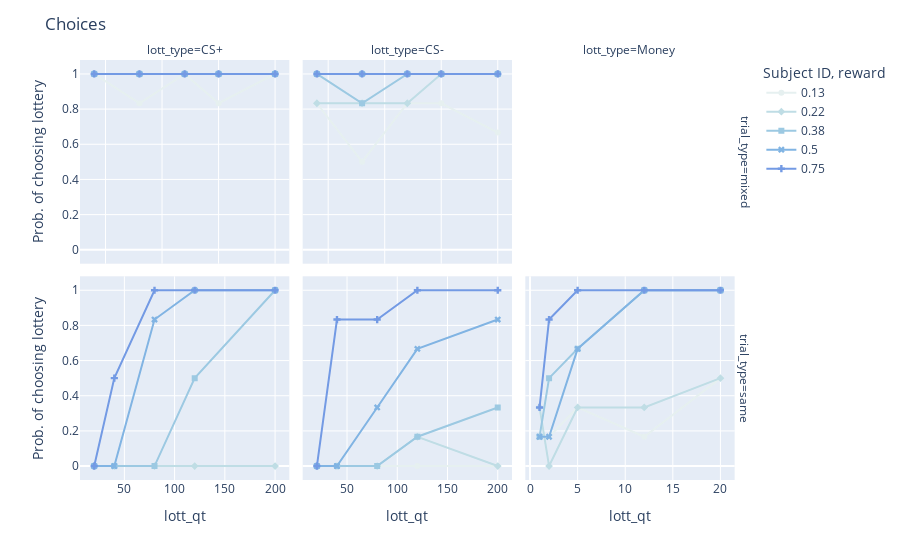

Notebook code cell kept with this figure:
### Code cell
subjectTrials_df = sim._get_subject_choices(subjectTrials_df)
beahviour_cols = sim.optimize_cols[:-4]

def get_probLottery(group):
  prob_lotteryChoice = len(group[group['choice'] == 1]) / uniqueLott_Nreps
  return prob_lotteryChoice

subject_choiceCount_df = pd.DataFrame(subjectTrials_df[beahviour_cols].groupby(
                    list(subjectTrials_df[beahviour_cols].columns[:-1])
                    ).apply(
                lambda df: get_probLottery(df)), 
                columns = [_v_.probLotteryChoice_colName]).reset_index()

subject_choiceCount_df['trialType_rewType'] = subject_choiceCount_df['trial_type'] +' '+ subject_choiceCount_df['lott_type']

title = 'Choices'

hover_cols = ['lott_type']
hover_data = {key:False for key in subject_choiceCount_df.columns}

fig = px.line(subject_choiceCount_df, facet_col = 'lott_type', facet_row = 'trial_type',
            x=beahviour_cols[-3], y=_v_.probLotteryChoice_colName, 
            color='lott_prob',  markers=True,
            symbol = 'lott_prob', 
            color_discrete_sequence = px.colors.sequential.dense,
            hover_data = hover_data, 
            category_orders= {
                        'lottery p': sorted(list(subject_choiceCount_df[beahviour_cols[-2]].unique())),
                        }
                )
fig.update_layout(
    title = title,
    legend_title="Subject ID, reward",
)                                
fig.update_xaxes(matches=None)

fig.show()

### Figure 1 — Plotly figure (JSON) as saved in the notebook; plotly's stock layout.template omitted (floating-point values rounded to 4 significant figures)
{"data": [{"customdata": [["mixed", "Money", 0.2, 1, "CS+", 0.13, "mixed CS+"], ["mixed", "Money", 0.2, 1, "CS+", 0.13, "mixed CS+"], ["mixed", "Money", 0.2, 1, "CS+", 0.13, "mixed CS+"], ["mixed", "Money", 0.2, 1, "CS+", 0.13, "mixed CS+"], ["mixed", "Money", 0.2, 1, "CS+", 0.13, "mixed CS+"]], "hovertemplate": "<extra></extra>", "legendgroup": "0.13", "line": {"color": "rgb(230, 240, 240)", "dash": "solid"}, "marker": {"symbol": "circle"}, "mode": "markers+lines", "name": "0.13", "orientation": "v", "showlegend": true, "type": "scatter", "x": [40, 80, 120, 150, 200], "xaxis": "x4", "y": [1, 0.8333, 1, 0.8333, 1], "yaxis": "y4"}, {"customdata": [["mixed", "Money", 0.2, 1, "CS-", 0.13, "mixed CS-"], ["mixed", "Money", 0.2, 1, "CS-", 0.13, "mixed CS-"], ["mixed", "Money", 0.2, 1, "CS-", 0.13, "mixed CS-"], ["mixed", "Money", 0.2, 1, "CS-", 0.13, "mixed CS-"], ["mixed", "Money", 0.2, 1, "CS-", 0.13, "mixed CS-"]], "hovertemplate": "<extra></extra>", "legendgroup": "0.13", "line": {"color": "rgb(230, 240, 240)", "dash": "solid"}, "marker": {"symbol": "circle"}, "mode": "markers+lines", "name": "0.13", "orientation": "v", "showlegend": false, "type": "scatter", "x": [40, 80, 120, 150, 200], "xaxis": "x5", "y": [0.8333, 0.5, 0.8333, 0.8333, 0.6667], "yaxis": "y5"}, {"customdata": [["same", "CS+", 20, 1, "CS+", 0.13, "same CS+"], ["same", "CS+", 20, 1, "CS+", 0.13, "same CS+"], ["same", "CS+", 20, 1, "CS+", 0.13, "same CS+"], ["same", "CS+", 20, 1, "CS+", 0.13, "same CS+"], ["same", "CS+", 20, 1, "CS+", 0.13, "same CS+"]], "hovertemplate": "<extra></extra>", "legendgroup": "0.13", "line": {"color": "rgb(230, 240, 240)", "dash": "solid"}, "marker": {"symbol": "circle"}, "mode": "markers+lines", "name": "0.13", "orientation": "v", "showlegend": false, "type": "scatter", "x": [20, 40, 80, 120, 200], "xaxis": "x", "y": [0, 0, 0, 0, 0], "yaxis": "y"}, {"customdata": [["same", "CS-", 20, 1, "CS-", 0.13, "same CS-"], ["same", "CS-", 20, 1, "CS-", 0.13, "same CS-"], ["same", "CS-", 20, 1, "CS-", 0.13, "same CS-"], ["same", "CS-", 20, 1, "CS-", 0.13, "same CS-"], ["same", "CS-", 20, 1, "CS-", 0.13, "same CS-"]], "hovertemplate": "<extra></extra>", "legendgroup": "0.13", "line": {"color": "rgb(230, 240, 240)", "dash": "solid"}, "marker": {"symbol": "circle"}, "mode": "markers+lines", "name": "0.13", "orientation": "v", "showlegend": false, "type": "scatter", "x": [20, 40, 80, 120, 200], "xaxis": "x2", "y": [0, 0, 0, 0, 0], "yaxis": "y2"}, {"customdata": [["same", "Money", 1, 1, "Money", 0.13, "same Money"], ["same", "Money", 1, 1, "Money", 0.13, "same Money"], ["same", "Money", 1, 1, "Money", 0.13, "same Money"], ["same", "Money", 1, 1, "Money", 0.13, "same Money"], ["same", "Money", 1, 1, "Money", 0.13, "same Money"]], "hovertemplate": "<extra></extra>", "legendgroup": "0.13", "line": {"color": "rgb(230, 240, 240)", "dash": "solid"}, "marker": {"symbol": "circle"}, "mode": "markers+lines", "name": "0.13", "orientation": "v", "showlegend": false, "type": "scatter", "x": [1, 2, 5, 12, 20], "xaxis": "x3", "y": [0.1667, 0.1667, 0.3333, 0.1667, 0.5], "yaxis": "y3"}, {"customdata": [["mixed", "Money", 0.2, 1, "CS+", 0.22, "mixed CS+"], ["mixed", "Money", 0.2, 1, "CS+", 0.22, "mixed CS+"], ["mixed", "Money", 0.2, 1, "CS+", 0.22, "mixed CS+"], ["mixed", "Money", 0.2, 1, "CS+", 0.22, "mixed CS+"], ["mixed", "Money", 0.2, 1, "CS+", 0.22, "mixed CS+"]], "hovertemplate": "<extra></extra>", "legendgroup": "0.22", "line": {"color": "rgb(191, 221, 229)", "dash": "solid"}, "marker": {"symbol": "diamond"}, "mode": "markers+lines", "name": "0.22", "orientation": "v", "showlegend": true, "type": "scatter", "x": [40, 80, 120, 150, 200], "xaxis": "x4", "y": [1, 1, 1, 1, 1], "yaxis": "y4"}, {"customdata": [["mixed", "Money", 0.2, 1, "CS-", 0.22, "mixed CS-"], ["mixed", "Money", 0.2, 1, "CS-", 0.22, "mixed CS-"], ["mixed", "Money", 0.2, 1, "CS-", 0.22, "mixed CS-"], ["mixed", "Money", 0.2, 1, "CS-", 0.22, "mixed CS-"], ["mixed", "Money", 0.2, 1, "CS-", 0.22, "mixed CS-"]], "hovertemplate": "<extra></extra>", "legendgroup": "0.22", "line": {"color": "rgb(191, 221, 229)", "dash": "solid"}, "marker": {"symbol": "diamond"}, "mode": "markers+lines", "name": "0.22", "orientation": "v", "showlegend": false, "type": "scatter", "x": [40, 80, 120, 150, 200], "xaxis": "x5", "y": [0.8333, 0.8333, 0.8333, 1, 1], "yaxis": "y5"}, {"customdata": [["same", "CS+", 20, 1, "CS+", 0.22, "same CS+"], ["same", "CS+", 20, 1, "CS+", 0.22, "same CS+"], ["same", "CS+", 20, 1, "CS+", 0.22, "same CS+"], ["same", "CS+", 20, 1, "CS+", 0.22, "same CS+"], ["same", "CS+", 20, 1, "CS+", 0.22, "same CS+"]], "hovertemplate": "<extra></extra>", "legendgroup": "0.22", "line": {"color": "rgb(191, 221, 229)", "dash": "solid"}, "marker": {"symbol": "diamond"}, "mode": "markers+lines", "name": "0.22", "orientation": "v", "showlegend": false, "type": "scatter", "x": [20, 40, 80, 120, 200], "xaxis": "x", "y": [0, 0, 0, 0, 0], "yaxis": "y"}, {"customdata": [["same", "CS-", 20, 1, "CS-", 0.22, "same CS-"], ["same", "CS-", 20, 1, "CS-", 0.22, "same CS-"], ["same", "CS-", 20, 1, "CS-", 0.22, "same CS-"], ["same", "CS-", 20, 1, "CS-", 0.22, "same CS-"], ["same", "CS-", 20, 1, "CS-", 0.22, "same CS-"]], "hovertemplate": "<extra></extra>", "legendgroup": "0.22", "line": {"color": "rgb(191, 221, 229)", "dash": "solid"}, "marker": {"symbol": "diamond"}, "mode": "markers+lines", "name": "0.22", "orientation": "v", "showlegend": false, "type": "scatter", "x": [20, 40, 80, 120, 200], "xaxis": "x2", "y": [0, 0, 0, 0.1667, 0], "yaxis": "y2"}, {"customdata": [["same", "Money", 1, 1, "Money", 0.22, "same Money"], ["same", "Money", 1, 1, "Money", 0.22, "same Money"], ["same", "Money", 1, 1, "Money", 0.22, "same Money"], ["same", "Money", 1, 1, "Money", 0.22, "same Money"], ["same", "Money", 1, 1, "Money", 0.22, "same Money"]], "hovertemplate": "<extra></extra>", "legendgroup": "0.22", "line": {"color": "rgb(191, 221, 229)", "dash": "solid"}, "marker": {"symbol": "diamond"}, "mode": "markers+lines", "name": "0.22", "orientation": "v", "showlegend": false, "type": "scatter", "x": [1, 2, 5, 12, 20], "xaxis": "x3", "y": [0.3333, 0, 0.3333, 0.3333, 0.5], "yaxis": "y3"}, {"customdata": [["mixed", "Money", 0.2, 1, "CS+", 0.38, "mixed CS+"], ["mixed", "Money", 0.2, 1, "CS+", 0.38, "mixed CS+"], ["mixed", "Money", 0.2, 1, "CS+", 0.38, "mixed CS+"], ["mixed", "Money", 0.2, 1, "CS+", 0.38, "mixed CS+"], ["mixed", "Money", 0.2, 1, "CS+", 0.38, "mixed CS+"]], "hovertemplate": "<extra></extra>", "legendgroup": "0.38", "line": {"color": "rgb(156, 201, 226)", "dash": "solid"}, "marker": {"symbol": "square"}, "mode": "markers+lines", "name": "0.38", "orientation": "v", "showlegend": true, "type": "scatter", "x": [40, 80, 120, 150, 200], "xaxis": "x4", "y": [1, 1, 1, 1, 1], "yaxis": "y4"}, {"customdata": [["mixed", "Money", 0.2, 1, "CS-", 0.38, "mixed CS-"], ["mixed", "Money", 0.2, 1, "CS-", 0.38, "mixed CS-"], ["mixed", "Money", 0.2, 1, "CS-", 0.38, "mixed CS-"], ["mixed", "Money", 0.2, 1, "CS-", 0.38, "mixed CS-"], ["mixed", "Money", 0.2, 1, "CS-", 0.38, "mixed CS-"]], "hovertemplate": "<extra></extra>", "legendgroup": "0.38", "line": {"color": "rgb(156, 201, 226)", "dash": "solid"}, "marker": {"symbol": "square"}, "mode": "markers+lines", "name": "0.38", "orientation": "v", "showlegend": false, "type": "scatter", "x": [40, 80, 120, 150, 200], "xaxis": "x5", "y": [1, 0.8333, 1, 1, 1], "yaxis": "y5"}, {"customdata": [["same", "CS+", 20, 1, "CS+", 0.38, "same CS+"], ["same", "CS+", 20, 1, "CS+", 0.38, "same CS+"], ["same", "CS+", 20, 1, "CS+", 0.38, "same CS+"], ["same", "CS+", 20, 1, "CS+", 0.38, "same CS+"], ["same", "CS+", 20, 1, "CS+", 0.38, "same CS+"]], "hovertemplate": "<extra></extra>", "legendgroup": "0.38", "line": {"color": "rgb(156, 201, 226)", "dash": "solid"}, "marker": {"symbol": "square"}, "mode": "markers+lines", "name": "0.38", "orientation": "v", "showlegend": false, "type": "scatter", "x": [20, 40, 80, 120, 200], "xaxis": "x", "y": [0, 0, 0, 0.5, 1], "yaxis": "y"}, {"customdata": [["same", "CS-", 20, 1, "CS-", 0.38, "same CS-"], ["same", "CS-", 20, 1, "CS-", 0.38, "same CS-"], ["same", "CS-", 20, 1, "CS-", 0.38, "same CS-"], ["same", "CS-", 20, 1, "CS-", 0.38, "same CS-"], ["same", "CS-", 20, 1, "CS-", 0.38, "same CS-"]], "hovertemplate": "<extra></extra>", "legendgroup": "0.38", "line": {"color": "rgb(156, 201, 226)", "dash": "solid"}, "marker": {"symbol": "square"}, "mode": "markers+lines", "name": "0.38", "orientation": "v", "showlegend": false, "type": "scatter", "x": [20, 40, 80, 120, 200], "xaxis": "x2", "y": [0, 0, 0, 0.1667, 0.3333], "yaxis": "y2"}, {"customdata": [["same", "Money", 1, 1, "Money", 0.38, "same Money"], ["same", "Money", 1, 1, "Money", 0.38, "same Money"], ["same", "Money", 1, 1, "Money", 0.38, "same Money"], ["same", "Money", 1, 1, "Money", 0.38, "same Money"], ["same", "Money", 1, 1, "Money", 0.38, "same Money"]], "hovertemplate": "<extra></extra>", "legendgroup": "0.38", "line": {"color": "rgb(156, 201, 226)", "dash": "solid"}, "marker": {"symbol": "square"}, "mode": "markers+lines", "name": "0.38", "orientation": "v", "showlegend": false, "type": "scatter", "x": [1, 2, 5, 12, 20], "xaxis": "x3", "y": [0.1667, 0.5, 0.6667, 1, 1], "yaxis": "y3"}, {"customdata": [["mixed", "Money", 0.2, 1, "CS+", 0.5, "mixed CS+"], ["mixed", "Money", 0.2, 1, "CS+", 0.5, "mixed CS+"], ["mixed", "Money", 0.2, 1, "CS+", 0.5, "mixed CS+"], ["mixed", "Money", 0.2, 1, "CS+", 0.5, "mixed CS+"], ["mixed", "Money", 0.2, 1, "CS+", 0.5, "mixed CS+"]], "hovertemplate": "<extra></extra>", "legendgroup": "0.5", "line": {"color": "rgb(129, 180, 227)", "dash": "solid"}, "marker": {"symbol": "x"}, "mode": "markers+lines", "name": "0.5", "orientation": "v", "showlegend": true, "type": "scatter", "x": [40, 80, 120, 150, 200], "xaxis": "x4", "y": [1, 1, 1, 1, 1], "yaxis": "y4"}, {"customdata": [["mixed", "Money", 0.2, 1, "CS-", 0.5, "mixed CS-"], ["mixed", "Money", 0.2, 1, "CS-", 0.5, "mixed CS-"], ["mixed", "Money", 0.2, 1, "CS-", 0.5, "mixed CS-"], ["mixed", "Money", 0.2, 1, "CS-", 0.5, "mixed CS-"], ["mixed", "Money", 0.2, 1, "CS-", 0.5, "mixed CS-"]], "hovertemplate": "<extra></extra>", "legendgroup": "0.5", "line": {"color": "rgb(129, 180, 227)", "dash": "solid"}, "marker": {"symbol": "x"}, "mode": "markers+lines", "name": "0.5", "orientation": "v", "showlegend": false, "type": "scatter", "x": [40, 80, 120, 150, 200], "xaxis": "x5", "y": [1, 1, 1, 1, 1], "yaxis": "y5"}, {"customdata": [["same", "CS+", 20, 1, "CS+", 0.5, "same CS+"], ["same", "CS+", 20, 1, "CS+", 0.5, "same CS+"], ["same", "CS+", 20, 1, "CS+", 0.5, "same CS+"], ["same", "CS+", 20, 1, "CS+", 0.5, "same CS+"], ["same", "CS+", 20, 1, "CS+", 0.5, "same CS+"]], "hovertemplate": "<extra></extra>", "legendgroup": "0.5", "line": {"color": "rgb(129, 180, 227)", "dash": "solid"}, "marker": {"symbol": "x"}, "mode": "markers+lines", "name": "0.5", "orientation": "v", "showlegend": false, "type": "scatter", "x": [20, 40, 80, 120, 200], "xaxis": "x", "y": [0, 0, 0.8333, 1, 1], "yaxis": "y"}, {"customdata": [["same", "CS-", 20, 1, "CS-", 0.5, "same CS-"], ["same", "CS-", 20, 1, "CS-", 0.5, "same CS-"], ["same", "CS-", 20, 1, "CS-", 0.5, "same CS-"], ["same", "CS-", 20, 1, "CS-", 0.5, "same CS-"], ["same", "CS-", 20, 1, "CS-", 0.5, "same CS-"]], "hovertemplate": "<extra></extra>", "legendgroup": "0.5", "line": {"color": "rgb(129, 180, 227)", "dash": "solid"}, "marker": {"symbol": "x"}, "mode": "markers+lines", "name": "0.5", "orientation": "v", "showlegend": false, "type": "scatter", "x": [20, 40, 80, 120, 200], "xaxis": "x2", "y": [0, 0, 0.3333, 0.6667, 0.8333], "yaxis": "y2"}, {"customdata": [["same", "Money", 1, 1, "Money", 0.5, "same Money"], ["same", "Money", 1, 1, "Money", 0.5, "same Money"], ["same", "Money", 1, 1, "Money", 0.5, "same Money"], ["same", "Money", 1, 1, "Money", 0.5, "same Money"], ["same", "Money", 1, 1, "Money", 0.5, "same Money"]], "hovertemplate": "<extra></extra>", "legendgroup": "0.5", "line": {"color": "rgb(129, 180, 227)", "dash": "solid"}, "marker": {"symbol": "x"}, "mode": "markers+lines", "name": "0.5", "orientation": "v", "showlegend": false, "type": "scatter", "x": [1, 2, 5, 12, 20], "xaxis": "x3", "y": [0.1667, 0.1667, 0.6667, 1, 1], "yaxis": "y3"}, {"customdata": [["mixed", "Money", 0.2, 1, "CS+", 0.75, "mixed CS+"], ["mixed", "Money", 0.2, 1, "CS+", 0.75, "mixed CS+"], ["mixed", "Money", 0.2, 1, "CS+", 0.75, "mixed CS+"], ["mixed", "Money", 0.2, 1, "CS+", 0.75, "mixed CS+"], ["mixed", "Money", 0.2, 1, "CS+", 0.75, "mixed CS+"]], "hovertemplate": "<extra></extra>", "legendgroup": "0.75", "line": {"color": "rgb(115, 154, 228)", "dash": "solid"}, "marker": {"symbol": "cross"}, "mode": "markers+lines", "name": "0.75", "orientation": "v", "showlegend": true, "type": "scatter", "x": [40, 80, 120, 150, 200], "xaxis": "x4", "y": [1, 1, 1, 1, 1], "yaxis": "y4"}, {"customdata": [["mixed", "Money", 0.2, 1, "CS-", 0.75, "mixed CS-"], ["mixed", "Money", 0.2, 1, "CS-", 0.75, "mixed CS-"], ["mixed", "Money", 0.2, 1, "CS-", 0.75, "mixed CS-"], ["mixed", "Money", 0.2, 1, "CS-", 0.75, "mixed CS-"], ["mixed", "Money", 0.2, 1, "CS-", 0.75, "mixed CS-"]], "hovertemplate": "<extra></extra>", "legendgroup": "0.75", "line": {"color": "rgb(115, 154, 228)", "dash": "solid"}, "marker": {"symbol": "cross"}, "mode": "markers+lines", "name": "0.75", "orientation": "v", "showlegend": false, "type": "scatter", "x": [40, 80, 120, 150, 200], "xaxis": "x5", "y": [1, 1, 1, 1, 1], "yaxis": "y5"}, {"customdata": [["same", "CS+", 20, 1, "CS+", 0.75, "same CS+"], ["same", "CS+", 20, 1, "CS+", 0.75, "same CS+"], ["same", "CS+", 20, 1, "CS+", 0.75, "same CS+"], ["same", "CS+", 20, 1, "CS+", 0.75, "same CS+"], ["same", "CS+", 20, 1, "CS+", 0.75, "same CS+"]], "hovertemplate": "<extra></extra>", "legendgroup": "0.75", "line": {"color": "rgb(115, 154, 228)", "dash": "solid"}, "marker": {"symbol": "cross"}, "mode": "markers+lines", "name": "0.75", "orientation": "v", "showlegend": false, "type": "scatter", "x": [20, 40, 80, 120, 200], "xaxis": "x", "y": [0, 0.5, 1, 1, 1], "yaxis": "y"}, {"customdata": [["same", "CS-", 20, 1, "CS-", 0.75, "same CS-"], ["same", "CS-", 20, 1, "CS-", 0.75, "same CS-"], ["same", "CS-", 20, 1, "CS-", 0.75, "same CS-"], ["same", "CS-", 20, 1, "CS-", 0.75, "same CS-"], ["same", "CS-", 20, 1, "CS-", 0.75, "same CS-"]], "hovertemplate": "<extra></extra>", "legendgroup": "0.75", "line": {"color": "rgb(115, 154, 228)", "dash": "solid"}, "marker": {"symbol": "cross"}, "mode": "markers+lines", "name": "0.75", "orientation": "v", "showlegend": false, "type": "scatter", "x": [20, 40, 80, 120, 200], "xaxis": "x2", "y": [0, 0.8333, 0.8333, 1, 1], "yaxis": "y2"}, {"customdata": [["same", "Money", 1, 1, "Money", 0.75, "same Money"], ["same", "Money", 1, 1, "Money", 0.75, "same Money"], ["same", "Money", 1, 1, "Money", 0.75, "same Money"], ["same", "Money", 1, 1, "Money", 0.75, "same Money"], ["same", "Money", 1, 1, "Money", 0.75, "same Money"]], "hovertemplate": "<extra></extra>", "legendgroup": "0.75", "line": {"color": "rgb(115, 154, 228)", "dash": "solid"}, "marker": {"symbol": "cross"}, "mode": "markers+lines", "name": "0.75", "orientation": "v", "showlegend": false, "type": "scatter", "x": [1, 2, 5, 12, 20], "xaxis": "x3", "y": [0.3333, 0.8333, 1, 1, 1], "yaxis": "y3"}], "layout": {"annotations": [{"font": {}, "showarrow": false, "text": "lott_type=CS+", "x": 0.1567, "xanchor": "center", "xref": "paper", "y": 1, "yanchor": "bottom", "yref": "paper"}, {"font": {}, "showarrow": false, "text": "lott_type=CS-", "x": 0.49, "xanchor": "center", "xref": "paper", "y": 1, "yanchor": "bottom", "yref": "paper"}, {"font": {}, "showarrow": false, "text": "lott_type=Money", "x": 0.8233, "xanchor": "center", "xref": "paper", "y": 1, "yanchor": "bottom", "yref": "paper"}, {"font": {}, "showarrow": false, "text": "trial_type=same", "textangle": 90, "x": 0.98, "xanchor": "left", "xref": "paper", "y": 0.2425, "yanchor": "middle", "yref": "paper"}, {"font": {}, "showarrow": false, "text": "trial_type=mixed", "textangle": 90, "x": 0.98, "xanchor": "left", "xref": "paper", "y": 0.7575, "yanchor": "middle", "yref": "paper"}], "legend": {"title": {"text": "Subject ID, reward"}, "tracegroupgap": 0}, "margin": {"t": 60}, "title": {"text": "Choices"}, "xaxis": {"anchor": "y", "domain": [0, 0.3133], "title": {"text": "lott_qt"}}, "xaxis2": {"anchor": "y2", "domain": [0.3333, 0.6467], "title": {"text": "lott_qt"}}, "xaxis3": {"anchor": "y3", "domain": [0.6667, 0.98], "title": {"text": "lott_qt"}}, "xaxis4": {"anchor": "y4", "domain": [0, 0.3133], "showticklabels": false}, "xaxis5": {"anchor": "y5", "domain": [0.3333, 0.6467], "showticklabels": false}, "xaxis6": {"anchor": "y6", "domain": [0.6667, 0.98], "showticklabels": false}, "yaxis": {"anchor": "x", "domain": [0, 0.485], "title": {"text": "Prob. of choosing lottery"}}, "yaxis2": {"anchor": "x2", "domain": [0, 0.485], "matches": "y", "showticklabels": false}, "yaxis3": {"anchor": "x3", "domain": [0, 0.485], "matches": "y", "showticklabels": false}, "yaxis4": {"anchor": "x4", "domain": [0.515, 1], "matches": "y", "title": {"text": "Prob. of choosing lottery"}}, "yaxis5": {"anchor": "x5", "domain": [0.515, 1], "matches": "y", "showticklabels": false}, "yaxis6": {"anchor": "x6", "domain": [0.515, 1], "matches": "y", "showticklabels": false}}}
